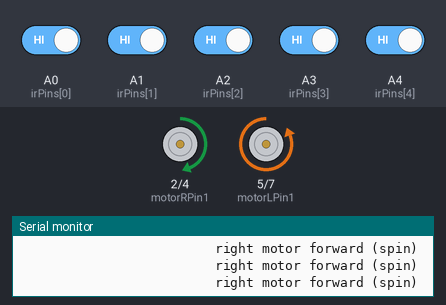
This sketch was run on a simulated Arduino Uno, built with avr-gcc and run on an emulated ATmega328P. On the bench: motor-driver pin pairs drawn as motors (green arrow = first pin HIGH = forward, orange = second pin HIGH = backward, longer = more drive, scaled by the enable pin), the last lines printed to the serial monitor. Inputs (shaded band) come from the test bench; at power-on: A0 (irPins[0]), A1 (irPins[1]), A2 (irPins[2]), A3 (irPins[3]), A4 (irPins[4]) HIGH.

Above: at 1.2 s.
1.3 s: A0 (irPins[0]) driven LOW
At 1.6 s:
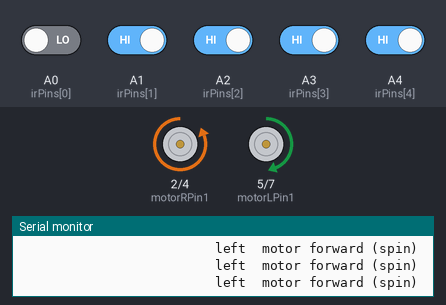
2.8 s: A0 (irPins[0]) driven HIGH
At 3.2 s:
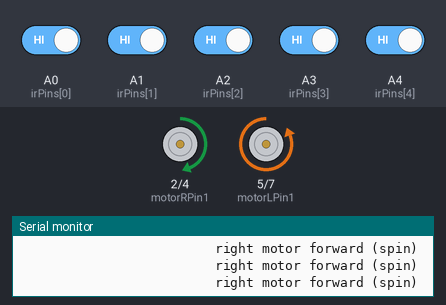
4.4 s: A2 (irPins[2]) driven LOW
At 4.8 s:
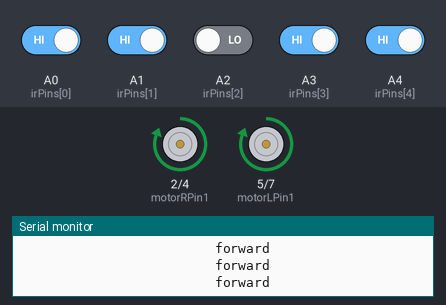
5.9 s: A1 (irPins[1]) driven LOW
At 6.3 s:
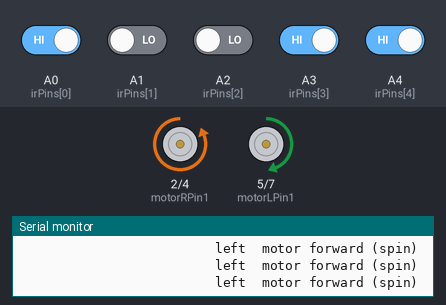
8.9 s: A3 (irPins[3]) driven LOW
At 10.2 s:
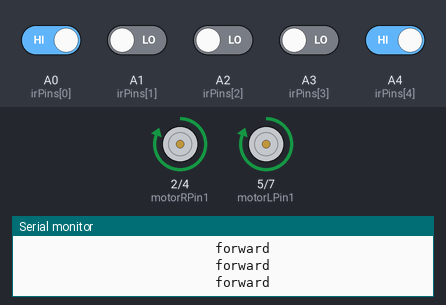
11.9 s: A4 (irPins[4]) driven LOW
At 12.6 s:
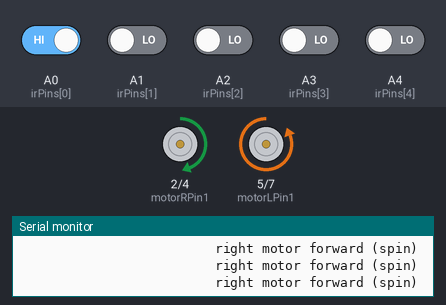
Timing chart, 0 to 14.9 s (numbered marks = the images above; inputs shaded):
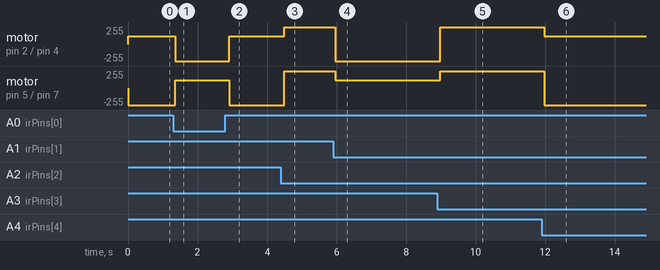

Measured:
- after the input at 1.3 s, motor on pin 2 (motorRPin1) / pin 4 (motorRPin2): forward 115/255 → backward 255/255 after 0.07 s; motor on pin 5 (motorLPin1) / pin 7 (motorLPin2): backward 255/255 → forward 115/255 after 0.07 s
- after the input at 2.8 s, motor on pin 2 (motorRPin1) / pin 4 (motorRPin2): backward 255/255 → forward 115/255 after 0.11 s; motor on pin 5 (motorLPin1) / pin 7 (motorLPin2): forward 115/255 → backward 255/255 after 0.11 s
- after the input at 4.4 s, motor on pin 2 (motorRPin1) / pin 4 (motorRPin2): forward 115/255 → forward 255/255 after 0.09 s; motor on pin 5 (motorLPin1) / pin 7 (motorLPin2): backward 255/255 → forward 255/255 after 0.09 s
- after the input at 5.9 s, motor on pin 2 (motorRPin1) / pin 4 (motorRPin2): forward 255/255 → backward 255/255 after 0.06 s; motor on pin 5 (motorLPin1) / pin 7 (motorLPin2): forward 255/255 → forward 115/255 after 0.06 s
- after the input at 8.9 s, motor on pin 2 (motorRPin1) / pin 4 (motorRPin2): backward 255/255 → forward 255/255 after 0.08 s; motor on pin 5 (motorLPin1) / pin 7 (motorLPin2): forward 115/255 → forward 255/255 after 0.08 s
- after the input at 11.9 s, motor on pin 2 (motorRPin1) / pin 4 (motorRPin2): forward 255/255 → forward 115/255 after 0.08 s; motor on pin 5 (motorLPin1) / pin 7 (motorLPin2): forward 255/255 → backward 255/255 after 0.08 s

The sketch:

LFR.ino
```cpp
/* Define motor controll inputs */
const int motorRPin1 = 2; // signal pin 1 for the right motor, connect to IN1
const int motorRPin2 = 4;  // signal pin 2 for the right motor, connect to IN2
const int motorREnable = 3; // enable pin for the right motor (PWM enabled)

const int motorLPin1 = 5; // signal pin 1 for the left motor, connect to IN3
const int motorLPin2 = 7; // signal pin 2 for the left motor, connect to IN4
const int motorLEnable = 6; // enable pin for the left motor (PWM enabled)

const int irPins[5] = {A0, A1, A2, A3, A4};
int irSensorDigital[5] = {0,0,0,0,0};
int i,j = 0;
int d = 1000;

int irSensors = B00000;

int motorLSpeed = 255;
int motorRSpeed = 255;
int error = 140;   // 145 best 200  //  normal 255  // mad 0
void setup() {


  Serial.begin(9600);


  pinMode(motorLPin1,OUTPUT);
  pinMode(motorLPin2,OUTPUT);
  pinMode(motorLEnable,OUTPUT);

  pinMode(motorRPin1,OUTPUT);
  pinMode(motorRPin2,OUTPUT);
  pinMode(motorREnable,OUTPUT);

  /* Set-up IR sensor pins as input */
  for (int i = 0; i <= 4; i++)
  {pinMode(irPins[i], INPUT);}


}

void loop() {
     scanD();
     check();
}

void check( )
{
     switch (irSensors) {

     case B00000: // on white paper
     rightS();
     break;

     case B10000: // leftmost sensor on the line
     rightS();
     break;

     case B01000:
     rightS();
     break;

     case B00100:
     go();
     break;


     case B00010:
     leftS();
     break;

     case B00001:
     leftS();
     break;

     case B11000:
     rightS();
     break;

     case B01100:
     rightS();
     break;

     case B00110:
     leftS();
     break;

     case B00011:
     leftS();
     break;

     case B11100:
     rightS();
     break;

     case B01110:
     go();
     break;

     case B00111:
     leftS();
     break;

     case B11110:
     rightS();
     break;

     case B01111:
     leftS();
     break;

     case B11111:
     stopme();
     break;

     default:

     Serial.print("Unhandled case: ");

  }

}


void rightS() //turn left

{
     Serial.println("                         right motor forward (spin)");
     analogWrite(motorREnable, motorRSpeed);
     digitalWrite(motorRPin1, HIGH);
     digitalWrite(motorRPin2, LOW);

     analogWrite(motorLEnable, motorLSpeed-error);
     digitalWrite(motorLPin1, LOW);
     digitalWrite(motorLPin2,HIGH);

}


void leftS()  //turn right
{
     Serial.println("                         left  motor forward (spin)");
     analogWrite(motorREnable, motorRSpeed-error);
     digitalWrite(motorRPin1, LOW);
     digitalWrite(motorRPin2, HIGH);

     analogWrite(motorLEnable, motorLSpeed);
     digitalWrite(motorLPin1, HIGH);
     digitalWrite(motorLPin2, LOW);

}

void go()
{
    Serial.println("                         forward ");
     analogWrite(motorREnable, motorRSpeed);
     digitalWrite(motorRPin1, HIGH);
     digitalWrite(motorRPin2, LOW);

     analogWrite(motorLEnable, motorLSpeed);
     digitalWrite(motorLPin1, HIGH);
     digitalWrite(motorLPin2, LOW);

}

void stopme()
{
     Serial.println("                         stop");
     analogWrite(motorREnable, motorRSpeed);
     digitalWrite(motorRPin1, LOW);
     digitalWrite(motorRPin2, LOW);

     analogWrite(motorLEnable, motorLSpeed);
     digitalWrite(motorLPin1, LOW);
     digitalWrite(motorLPin2, LOW);

}


void scanD()
{
  for ( byte count = 0; count < 5;count++ )
{
  bitWrite(irSensors, count, !digitalRead( irPins[count] ));
}
}
```
